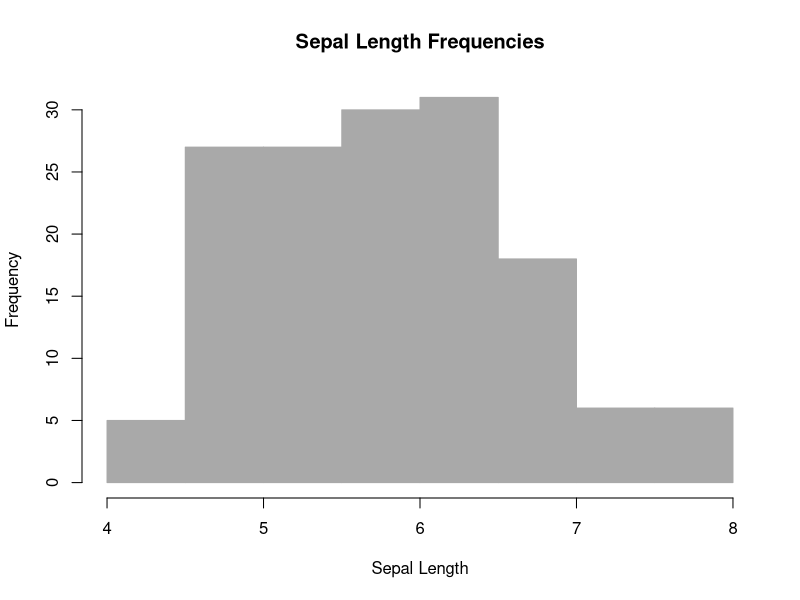
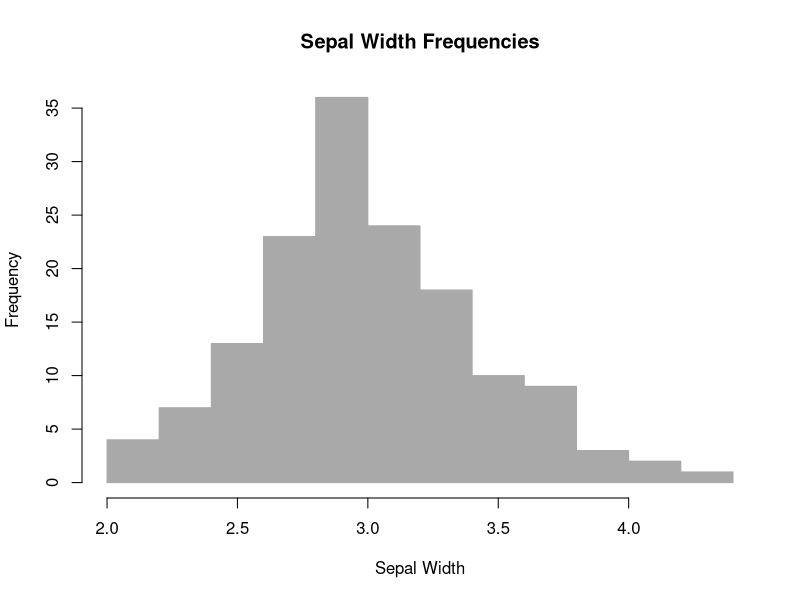
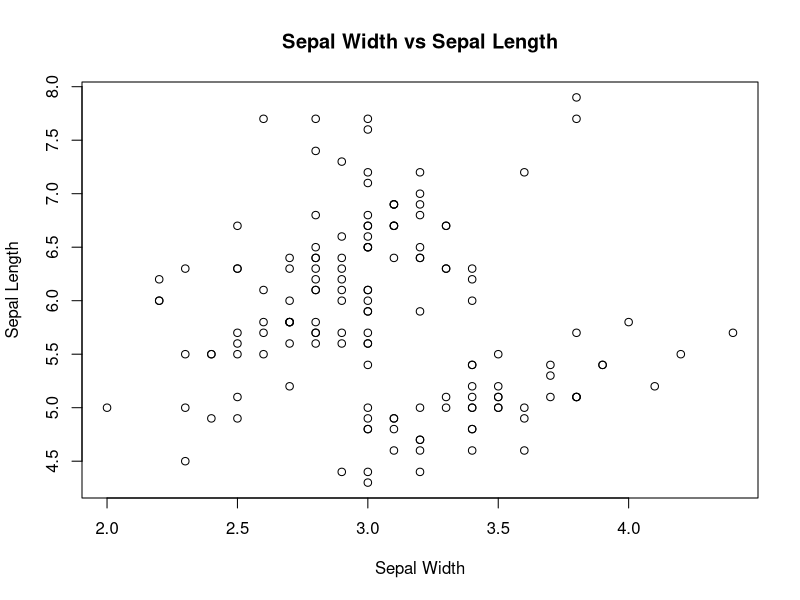
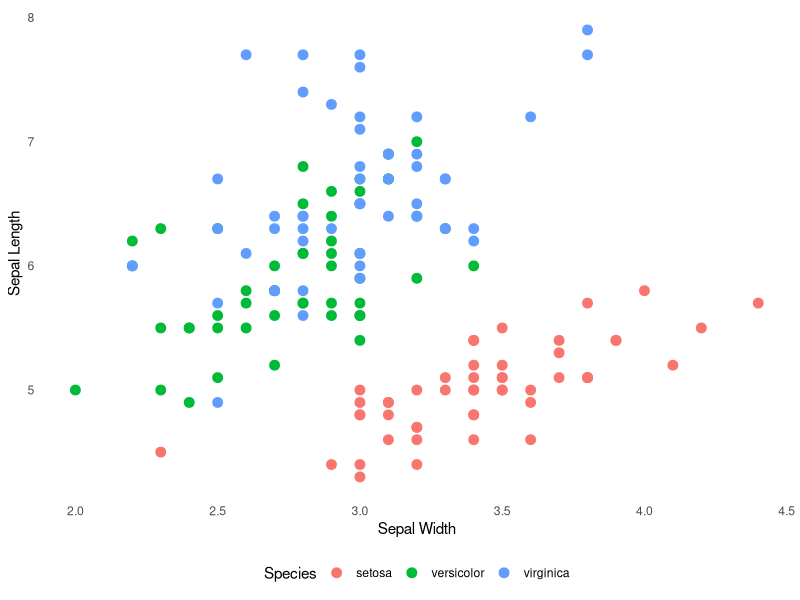
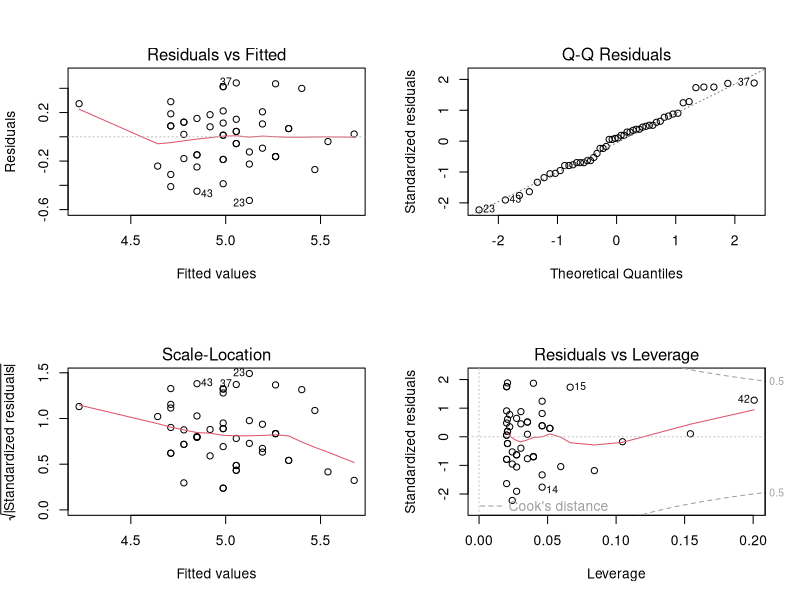
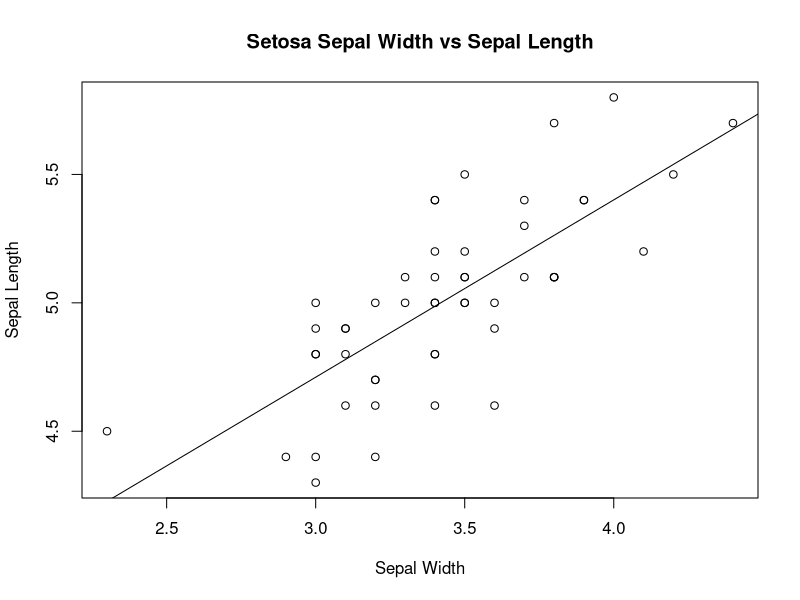
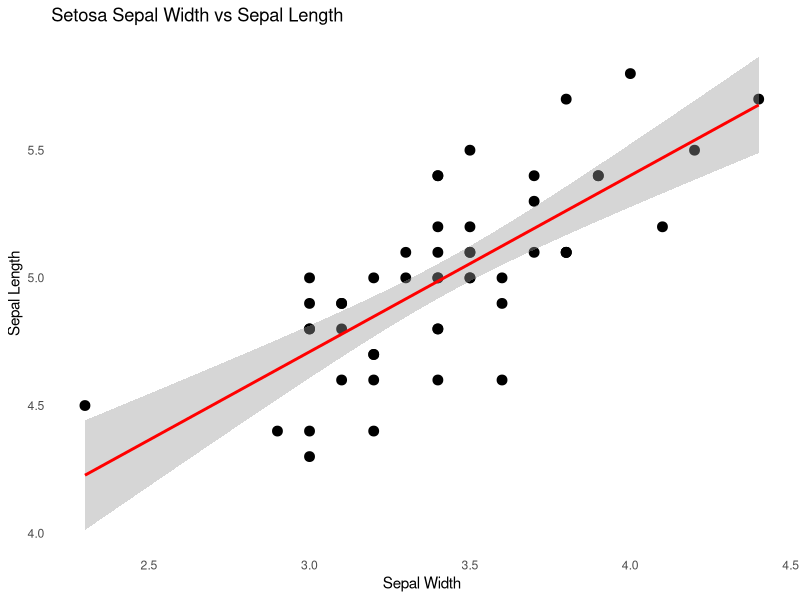
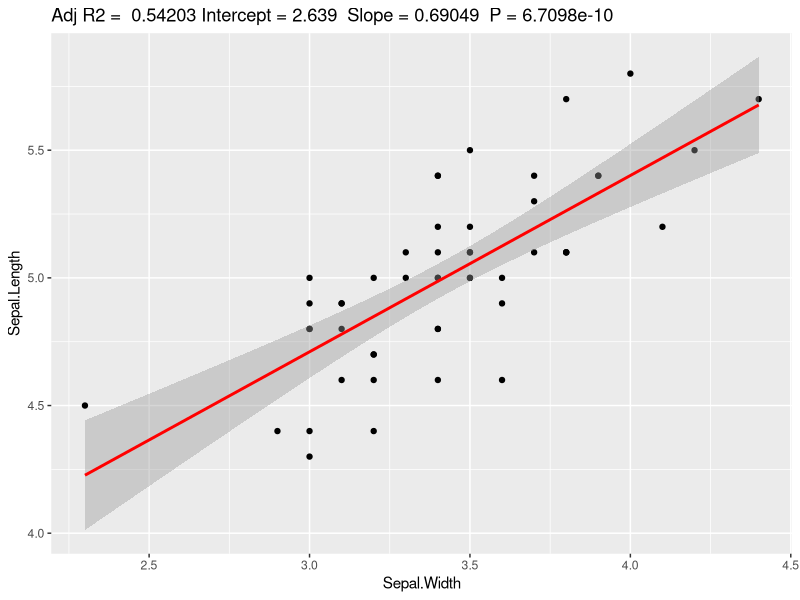

Write R code to recreate these figures, in order.
# Week 5 examples - correlations & regression
# Created by Joy-El Talbot
# For ALY6010
# On 2021-06-24
# Modified on 2021-06-24 by Joy-El Talbot

# Purpose: Highlight how to run correlations & regressions in R

library(ggplot2)
library(dplyr)

iris <- datasets::iris

# Histograms
hist(iris$Sepal.Length, xlab = "Sepal Length",
     main = "Sepal Length Frequencies",
     col="darkgrey", border = "darkgrey")

hist(iris$Sepal.Width, xlab = "Sepal Width", 
     main = "Sepal Width Frequencies",
     col="darkgrey", border="darkgrey")

# Scatterplot (plain)
plot(iris$Sepal.Width, iris$Sepal.Length,
     xlab="Sepal Width", 
     ylab = "Sepal Length",
     main = "Sepal Width vs Sepal Length")

# Scatterplot (grouping by color)
# switching to ggplot for easier legends/color changes
(ggplot(iris)
  + aes(x = Sepal.Width, y = Sepal.Length, color = Species)
  + geom_point(size=3)
  + scale_x_continuous("Sepal Width")
  + scale_y_continuous("Sepal Length")
  + theme_minimal()
  + theme(panel.grid.major = element_blank(),
          panel.grid.minor = element_blank(),
          legend.position = "bottom"))


# correlation coefficient (r)
# get just setosa data
setosa <- iris[iris$Species == "setosa", ]

# Building the procedure table
cormatrix <- data.frame(x = setosa$Sepal.Width,
                        y = setosa$Sepal.Length)
cormatrix$xy <- cormatrix$x * cormatrix$y
cormatrix$x2 <- cormatrix$x^2
cormatrix$y2 <- cormatrix$y^2

head(cormatrix)

n = length(cormatrix$x)
sum_x <- sum(cormatrix$x)
sum_y <- sum(cormatrix$y)
sum_xy <- sum(cormatrix$xy)
sum_x2 <- sum(cormatrix$x2)
sum_y2 <- sum(cormatrix$y2)

# plug & chug
r_top <- (n * sum_xy) - (sum_x * sum_y) 
r_bottom <- sqrt((n * sum_x2 - (sum_x)^2) * (n * sum_y2 - (sum_y)^2))
r <- r_top / r_bottom
r # 0.7425467

# using the cor() function
cor(setosa$Sepal.Width, setosa$Sepal.Length,
    method = "pearson") # 0.7425467

# use cor() in a dplyr group_by/summarize
iris %>%
  group_by(Species) %>%
  summarize(r = cor(Sepal.Width, Sepal.Length)) 


# Significance of linear correlation coefficient
# Calculate "by hand"
r <- cor(setosa$Sepal.Width, setosa$Sepal.Length,
         method = "pearson")
n <- length(setosa$Sepal.Width)
t <- r * sqrt((n-2) / (1 - r^2))
t.crit <- qt(0.95, df = n-2)
if (abs(t) > abs(t.crit)) {
  print("Reject null hypothesis")
} else {
  print("Fail to rejct null hypothesis")
}

# with the cor.test() function
cor.test(setosa$Sepal.Width, setosa$Sepal.Length,
         method = "pearson")

# p-value 6.71e-10 <<< 0.05, therefore
# reject null hypothesis that true correlation (rho) = 0



# linear regression model
fit <- lm(formula = Sepal.Length ~ Sepal.Width, # y ~ x
          data = setosa)

# numerically - Do we trust our model?
summary(fit)

# visually - Do we trust our model?
par(mfrow = c(2,2)) # make a 2x2 grid of plots
plot(fit) # will by default give the 4 key graphs
par(mfrow = c(1,1)) # return to normal

# Plotting the results
# Scatterplot (plain)
plot(setosa$Sepal.Width, setosa$Sepal.Length,
     xlab="Sepal Width", 
     ylab = "Sepal Length",
     main = "Setosa Sepal Width vs Sepal Length")
abline(fit)

# Scatterplot (grouping by color)
# switching to ggplot for easier legends/color changes
(ggplot(setosa)
  + aes(x = Sepal.Width, y = Sepal.Length)
  + geom_point(size=3)
  + stat_smooth(method = "lm", col = "red", se = TRUE)
  + scale_x_continuous("Sepal Width")
  + scale_y_continuous("Sepal Length")
  + ggtitle("Setosa Sepal Width vs Sepal Length")
  + theme_minimal()
  + theme(panel.grid.major = element_blank(),
          panel.grid.minor = element_blank())
)

# Custom function
# credit Susane Johnston: https://sejohnston.com/2012/08/09/a-quick-and-easy-function-to-plot-lm-results-in-r/
ggplotRegression <- function (fit) {
  
  require(ggplot2)
  
  ggplot(fit$model, aes_string(x = names(fit$model)[2], y = names(fit$model)[1])) + 
    geom_point() +
    stat_smooth(method = "lm", col = "red") +
    labs(title = paste("Adj R2 = ",signif(summary(fit)$adj.r.squared, 5),
                       "Intercept =",signif(fit$coef[[1]],5 ),
                       " Slope =",signif(fit$coef[[2]], 5),
                       " P =",signif(summary(fit)$coef[2,4], 5)))
}

ggplotRegression(fit)

# Predict a y value
newdata <- data.frame(Sepal.Width = 4.0) # match names from original data
predict(object = fit, 
        newdata = newdata,
        interval = "predict", 
        level = 0.95)

